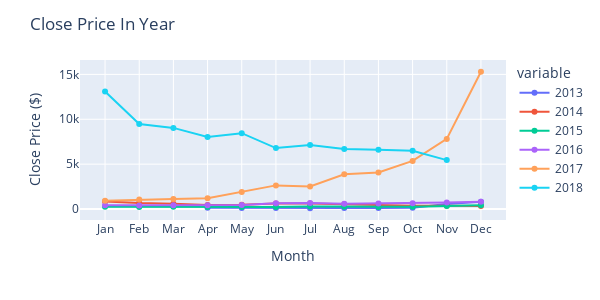

Notebook code for this chart:
### Code cell
btc_pv = pd.pivot_table(btc_plot, index=btc_plot.index.month, columns=btc_plot.index.year, values='btc_close', aggfunc='mean')
btc_pv.index=['Jan','Feb','Mar','Apr','May','Jun','Jul','Aug','Sep','Oct','Nov','Dec']
fig = px.line(btc_pv, x=btc_pv.index, y=btc_pv.columns)
fig.update_traces(textposition="bottom right",mode='lines+markers')
fig.update_layout(title="Close Price In Year",xaxis_title="Month",yaxis_title="Close Price ($)",
                    height=300, width=600)
fig.show()

### Figure 1 — Plotly figure (JSON) as saved in the notebook; plotly's stock layout.template omitted (floating-point values rounded to 4 significant figures)
{"data": [{"hovertemplate": "variable=2013<br>index=%{x}<br>value=%{y}<extra></extra>", "legendgroup": "2013", "line": {"color": "#636efa", "dash": "solid"}, "marker": {"symbol": "circle"}, "mode": "lines+markers", "name": "2013", "orientation": "v", "showlegend": true, "textposition": "bottom right", "type": "scatter", "x": ["Jan", "Feb", "Mar", "Apr", "May", "Jun", "Jul", "Aug", "Sep", "Oct", "Nov", "Dec"], "xaxis": "x", "y": [null, null, null, 139.2, 120.0, 107.8, 90.51, 113.9, 130.1, 158.3, 550.4, 800.8], "yaxis": "y"}, {"hovertemplate": "variable=2014<br>index=%{x}<br>value=%{y}<extra></extra>", "legendgroup": "2014", "line": {"color": "#EF553B", "dash": "solid"}, "marker": {"symbol": "circle"}, "mode": "lines+markers", "name": "2014", "orientation": "v", "showlegend": true, "textposition": "bottom right", "type": "scatter", "x": ["Jan", "Feb", "Mar", "Apr", "May", "Jun", "Jul", "Aug", "Sep", "Oct", "Nov", "Dec"], "xaxis": "x", "y": [844.2, 661.6, 592.2, 461.4, 486.7, 615.9, 618.0, 536.1, 445.2, 364.1, 366.1, 341.3], "yaxis": "y"}, {"hovertemplate": "variable=2015<br>index=%{x}<br>value=%{y}<extra></extra>", "legendgroup": "2015", "line": {"color": "#00cc96", "dash": "solid"}, "marker": {"symbol": "circle"}, "mode": "lines+markers", "name": "2015", "orientation": "v", "showlegend": true, "textposition": "bottom right", "type": "scatter", "x": ["Jan", "Feb", "Mar", "Apr", "May", "Jun", "Jul", "Aug", "Sep", "Oct", "Nov", "Dec"], "xaxis": "x", "y": [248.8, 234.2, 269.0, 235.5, 237.0, 238.1, 279.6, 250.7, 233.6, 264.9, 348.9, 424.5], "yaxis": "y"}, {"hovertemplate": "variable=2016<br>index=%{x}<br>value=%{y}<extra></extra>", "legendgroup": "2016", "line": {"color": "#ab63fa", "dash": "solid"}, "marker": {"symbol": "circle"}, "mode": "lines+markers", "name": "2016", "orientation": "v", "showlegend": true, "textposition": "bottom right", "type": "scatter", "x": ["Jan", "Feb", "Mar", "Apr", "May", "Jun", "Jul", "Aug", "Sep", "Oct", "Nov", "Dec"], "xaxis": "x", "y": [410.8, 404.4, 416.5, 434.3, 462.0, 642.9, 661.4, 579.6, 605.8, 643.5, 726.3, 828.1], "yaxis": "y"}, {"hovertemplate": "variable=2017<br>index=%{x}<br>value=%{y}<extra></extra>", "legendgroup": "2017", "line": {"color": "#FFA15A", "dash": "solid"}, "marker": {"symbol": "circle"}, "mode": "lines+markers", "name": "2017", "orientation": "v", "showlegend": true, "textposition": "bottom right", "type": "scatter", "x": ["Jan", "Feb", "Mar", "Apr", "May", "Jun", "Jul", "Aug", "Sep", "Oct", "Nov", "Dec"], "xaxis": "x", "y": [914.9, 1063.0, 1129.0, 1207.0, 1895.0, 2636.0, 2519.0, 3881.0, 4065.0, 5360.0, 7813.0, 15290.0], "yaxis": "y"}, {"hovertemplate": "variable=2018<br>index=%{x}<br>value=%{y}<extra></extra>", "legendgroup": "2018", "line": {"color": "#19d3f3", "dash": "solid"}, "marker": {"symbol": "circle"}, "mode": "lines+markers", "name": "2018", "orientation": "v", "showlegend": true, "textposition": "bottom right", "type": "scatter", "x": ["Jan", "Feb", "Mar", "Apr", "May", "Jun", "Jul", "Aug", "Sep", "Oct", "Nov", "Dec"], "xaxis": "x", "y": [13090.0, 9472.0, 9041.0, 8034.0, 8451.0, 6794.0, 7146.0, 6700.0, 6611.0, 6485.0, 5452.0, null], "yaxis": "y"}], "layout": {"height": 300, "legend": {"title": {"text": "variable"}, "tracegroupgap": 0}, "margin": {"t": 60}, "title": {"text": "Close Price In Year"}, "width": 600, "xaxis": {"anchor": "y", "domain": [0, 1], "title": {"text": "Month"}}, "yaxis": {"anchor": "x", "domain": [0, 1], "title": {"text": "Close Price ($)"}}}}
